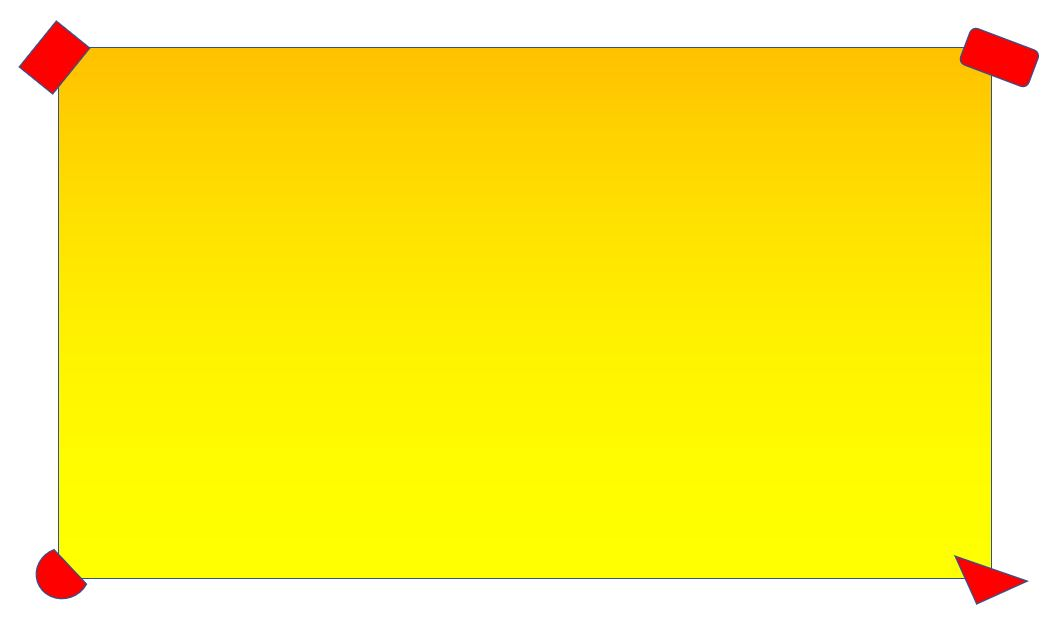
#> input picture cv/test_imgs/corners.JPG, 1064 x 631 px
$ python find_red_pts.py
#> lines starting #> are read from the running program, lines starting #| are printed output that depends on the picture; after the words box and inside, x2 and y2 are one past the last pixel; in counts of white or black regions, pixels touching at a corner belong together
#> in main, circles is the input picture: shape (631, 1064, 3); mean B, G, R 64.7, 235.1, 253.5
import cv2
import numpy as np

def extract_red_centroid(img):
    hsv = cv2.cvtColor(img, cv2.COLOR_BGR2HSV)
#> hsv: shape (631, 1064, 3); mean H, S, V 25.4, 190.1, 253.7

    lower_red = np.array([0,50,50])
    upper_red = np.array([10,255,255])
    mask0 = cv2.inRange(hsv, lower_red, upper_red)
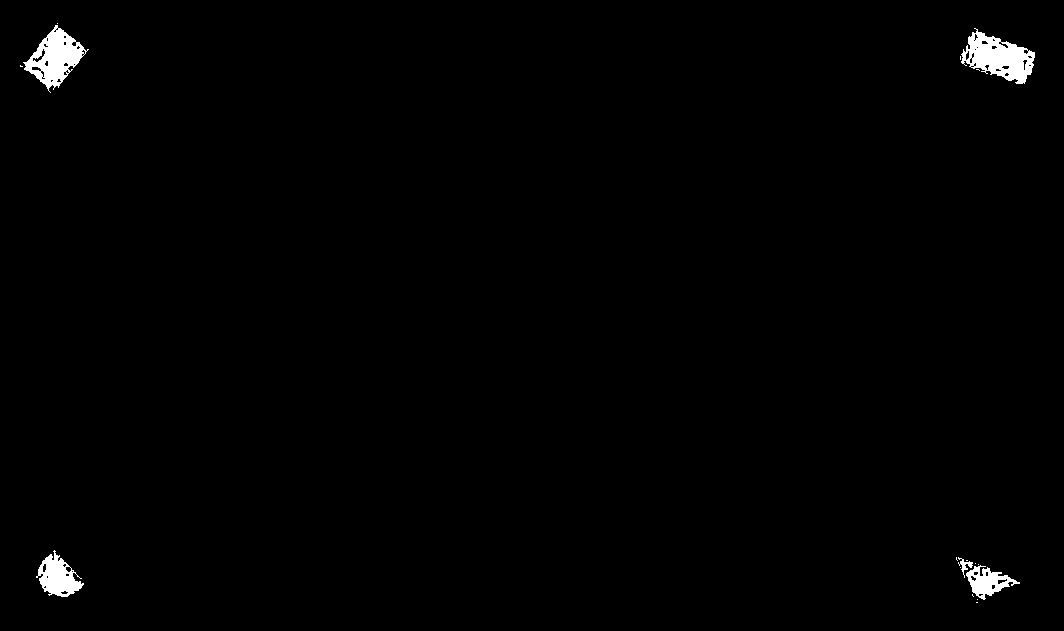
#> mask0: shape (631, 1064); 0.94% white; 17 white regions (12 under 20 px), largest, box (x1, y1, x2, y2) and area: (961, 28, 1035, 84) 2174, (23, 25, 89, 93) 1969, (36, 550, 84, 597) 1179, (966, 565, 1020, 600) 849, (958, 557, 973, 578) 98

    # upper mask (170-180)
    lower_red = np.array([170,50,50])
    upper_red = np.array([180,255,255])
    mask1 = cv2.inRange(hsv, lower_red, upper_red)
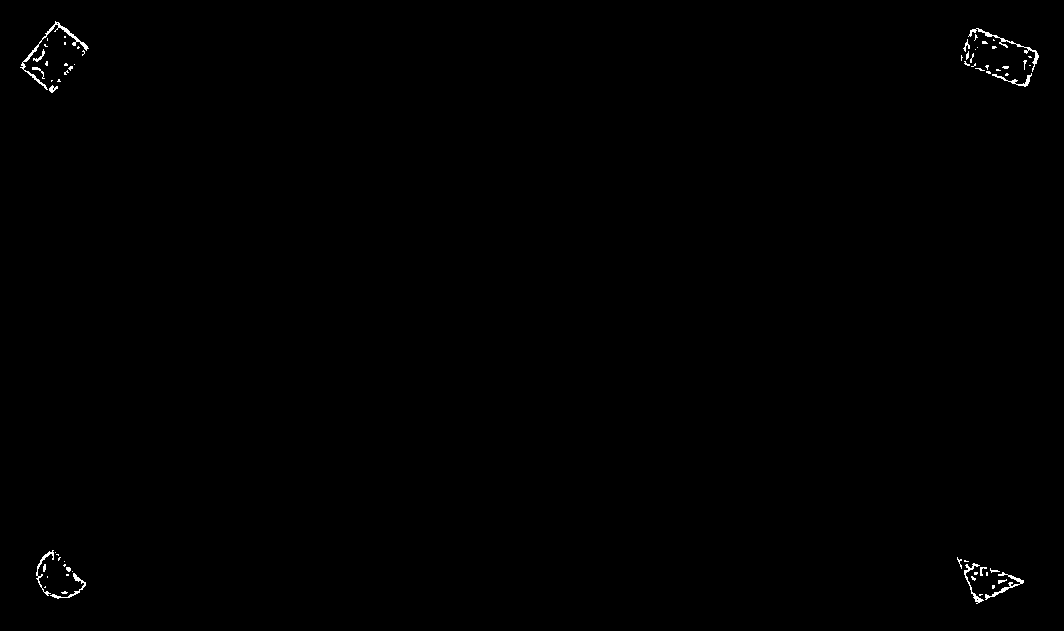
#> mask1: shape (631, 1064); 0.3% white in thin lines or dots, all inside (x1, y1, x2, y2) = (20, 21, 1039, 604)
    # cv2.imshow("", mask1)
    # cv2.waitKey(0)

    # join my masks
    mask = mask0+mask1
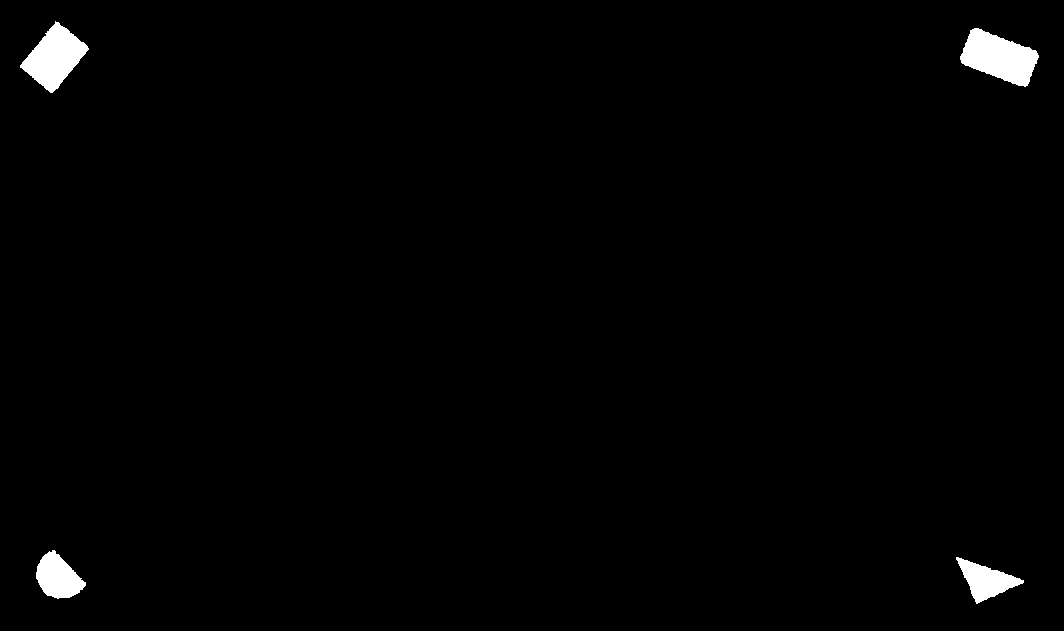
#> mask: shape (631, 1064); 1.2% white; 4 white regions

    contours, hierarchy = cv2.findContours(mask,cv2.RETR_TREE,cv2.CHAIN_APPROX_SIMPLE)
#> contours = 4 contours; box (x1, y1, x2, y2) and area: (960, 28, 1039, 87) 2698, (20, 21, 89, 93) 2462, (36, 550, 86, 599) 1467, (956, 557, 1024, 604) 1363
    i = 0
    print(len(contours))
#| 4
    print(i)
    corners = []
    while(i < 4 and i < len(contours)):
        c = contours[i]
        # calculate moments for each contour
        M = cv2.moments(c)

        # calculate x,y coordinate of center
        cX = int(M["m10"] / M["m00"])
        cY = int(M["m01"] / M["m00"])
        cv2.circle(img, (cX, cY), 5, (255, 255, 255), -1)
        corners.append((cX,cY))
        # display the image
        i += 1
        print(i)
#> this loop made 4 passes
#> (cX, cY) on passes 1 to 4: (985, 580), (57, 576), (998, 57), (54, 57)
#| 1
#| 2
#| 3
#| 4
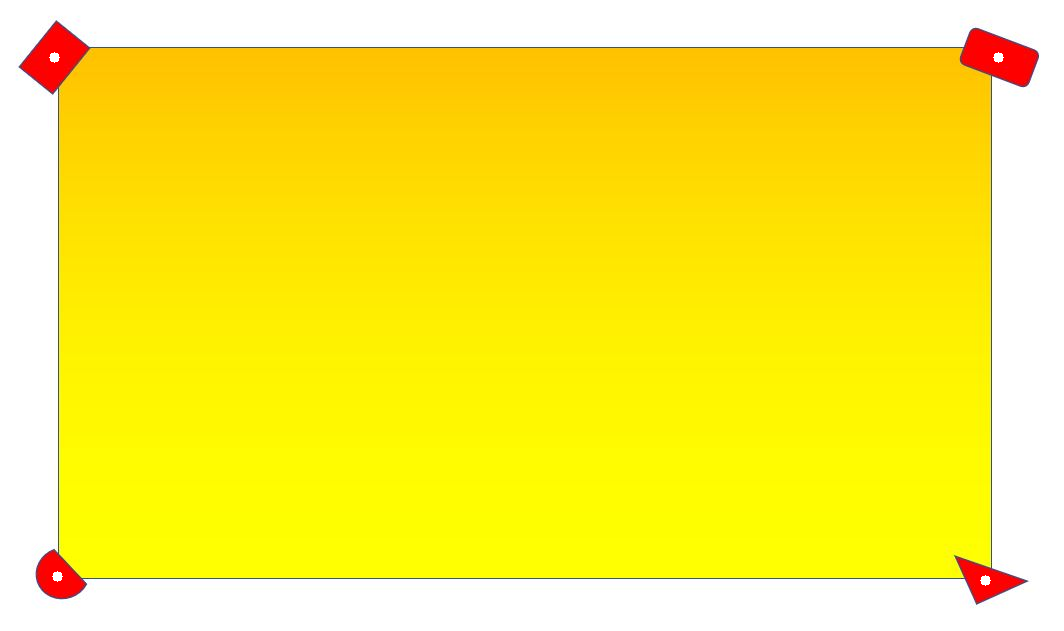
#> img: shape (631, 1064, 3); 0.05% of pixels changed, all inside (x1, y1, x2, y2) = (49, 52, 1004, 586)
#> after the loop, corners = [(985, 580), (57, 576), (998, 57), (54, 57)]; i = 4

    return corners

def extract_blue_centroid(img):
    hsv = cv2.cvtColor(img, cv2.COLOR_BGR2HSV)

    lower_blue = np.array([90,50,50])
    upper_blue = np.array([120,255,255])
    mask0 = cv2.inRange(hsv, lower_blue, upper_blue)

    # join my masks
    mask = mask0
    M = cv2.moments(mask)

    cX = int(M["m10"] / M["m00"])
    cY = int(M["m01"] / M["m00"])

    return (cX,cY)

def main():
    circles = cv2.imread('test_imgs/corners.JPG')
    L = extract_red_centroid(circles)
#> L = [(985, 580), (57, 576), (998, 57), (54, 57)]
    # print(len(L))
    for i in range(len(L)):
        cv2.circle(circles, L[i], 5, [0, 0, 0], -1)
        cv2.imshow("Image",circles)
        cv2.waitKey(0)
#> this loop made 4 passes
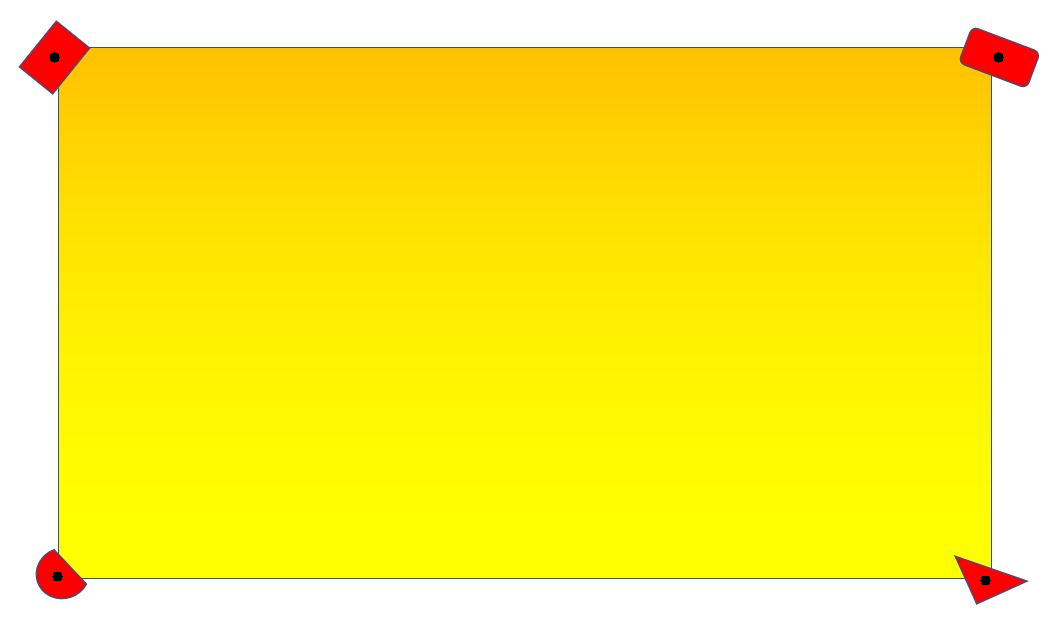
#> circles: shape (631, 1064, 3); 0.05% of pixels changed, all inside (x1, y1, x2, y2) = (49, 52, 1004, 586)


if __name__ == "__main__":
    main()
